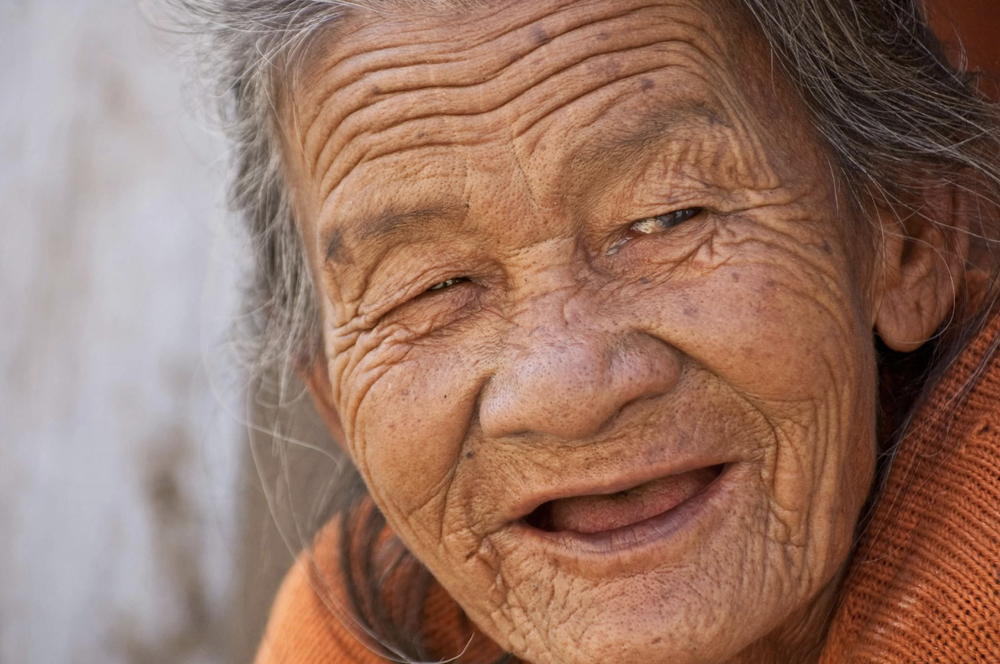
#> input picture pic/face.png, 1000 x 664 px, shrunk from 1284 x 852 before the run, found by its file name
$ python '雙邊模糊.py'
#> lines starting #> are read from the running program, lines starting #| are printed output that depends on the picture
import numpy as np
import cv2
import matplotlib.pyplot as plt

#雙邊模糊功能
'''
| 功能項目     | 說明                          |
| -------- | ------------------------------- |
| 去除雜訊   | 平滑圖像，減少顆粒感（graininess），常用於降噪處理。 |
| 保留邊緣細節 | **與一般模糊不同**，不會讓邊緣變模糊，能保持物體輪廓清晰。 |
| 適合處理人臉 | 能有效去除皮膚雜訊、光影不均，而不模糊眼睛、嘴巴等邊界區域。  |
| 可用於卡通化 | 作為「卡通濾鏡」前處理步驟，搭配邊緣偵測可製作卡通效果。    |

'''
img1 = cv2.imread('pic/face.png', -1)
#> img1 is the input picture: shape (664, 1000, 4); mean B, G, R, A 101.3, 116.9, 152.1, 255
print("影像資料型別 dtype:", img1.dtype)
#| 影像資料型別 dtype: uint8
print("影像形狀 shape:", img1.shape)
#| 影像形狀 shape: (664, 1000, 4)
#img.shape 的意思 (H, W, C)：
'''
H = 566：高度（rows）

W = 640：寬度（columns）

C = 4：通道數（channels）
'''

#通道數對應說明：
'''
| shape\[-1] 值（通道數） | 類型     | 說明                      |
| ----------------- | ------   | ----------------------- |
| 1                 | 灰階圖    | 僅有亮度資訊（黑白）              |
| 3                 | 彩色圖    | BGR 三通道（藍、綠、紅）          |
| 4                 | 彩色 + A  | BGRA 四通道，多了 Alpha「透明通道」 |

'''


# 判斷通道數：若為 4 通道（BGRA），轉為 BGR（3 通道）
if img1.shape[2] == 4:
    img1 = cv2.cvtColor(img1, cv2.COLOR_BGRA2BGR)
#> img1: shape (664, 1000, 3)

# 使用 bilateral filter（雙邊濾波）
img2 = cv2.bilateralFilter(img1.copy(), 15, 200, 200)
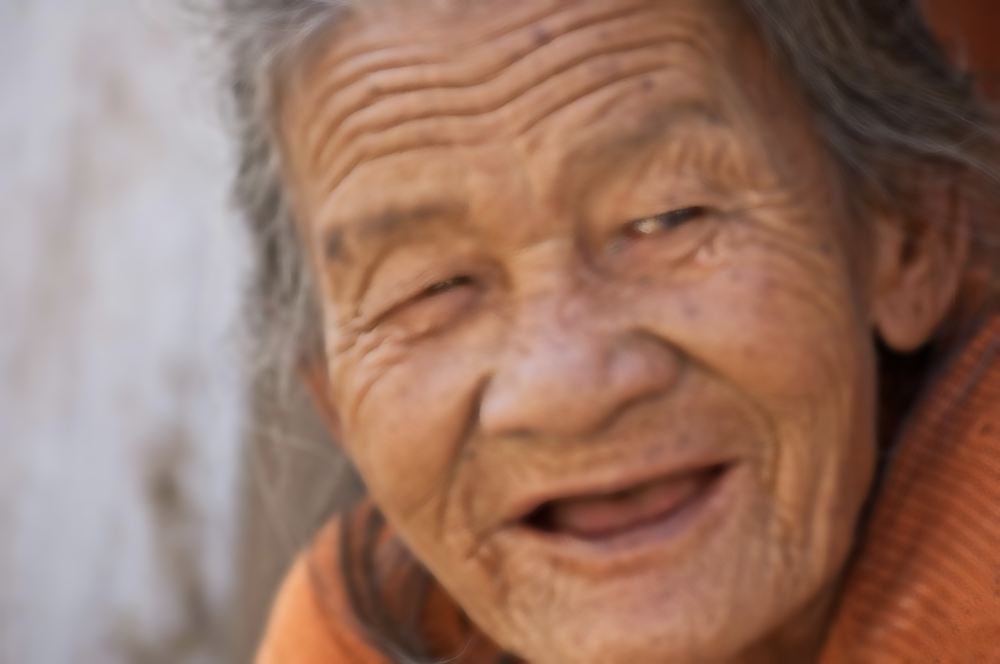
#> img2: shape (664, 1000, 3); mean B, G, R 101.4, 116.9, 152.2
'''
| 模糊程度       | 建議設定                                        |
| ---------- | ------------------------------------------- |
| 輕微模糊（保細節）   | `d=5~9, sigmaColor=20~40, sigmaSpace=10~20` |
| 中等模糊           | `d=11, sigmaColor=50, sigmaSpace=50`        |
| 強烈模糊（磨皮效果） | `d=15~21, sigmaColor=100+, sigmaSpace=100+` |

'''


'''
cv2.bilateralFilter() 只支援以下格式的圖片：

CV_8UC1（灰階，shape: (H, W)）

CV_8UC3（BGR 彩色圖，shape: (H, W, 3)）
'''


## 使用 matplotlib 顯示原圖與濾波後的圖像
images = [img1, img2]
titles = ["Original", "Bilateral Filtering"]

plt.figure(figsize=(8, 4))  # 調整大小
for i in range(2):
    plt.subplot(1, 2, i + 1)
    plt.imshow(cv2.cvtColor(images[i], cv2.COLOR_BGR2RGB))  # BGR → RGB
    plt.title(titles[i])
    plt.axis('off')

plt.tight_layout()
plt.waitforbuttonpress()  # 等待任意鍵或滑鼠點擊才關閉
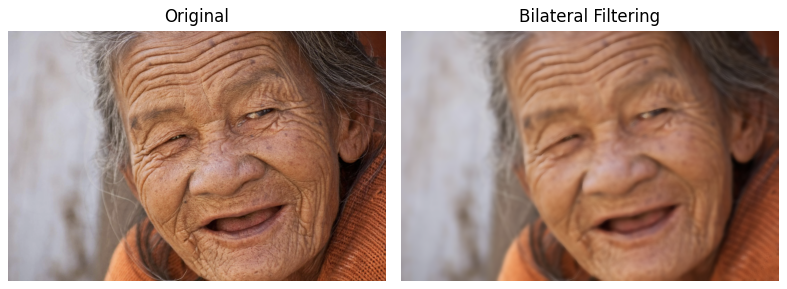
#> figure drawn by matplotlib, 2 panels

$ run again, with pic/bb.png copied over pic/face.png
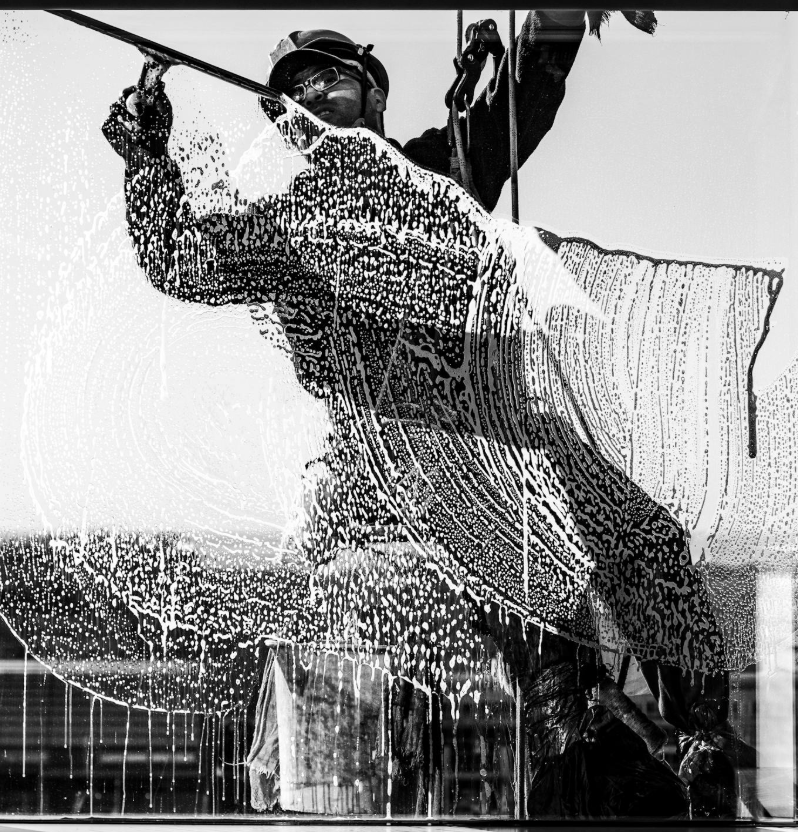
#> input picture pic/bb.png, 798 x 832 px, found by its file name
#> img1 is the input picture: shape (832, 798, 4); mean B, G, R, A 142.8, 142.8, 142.8, 255
#| 影像資料型別 dtype: uint8
#| 影像形狀 shape: (832, 798, 4)
#> img1: shape (832, 798, 3)
#> `img2 = cv2.bilateralFilter(img1.copy(), 15, 200, 200)`:
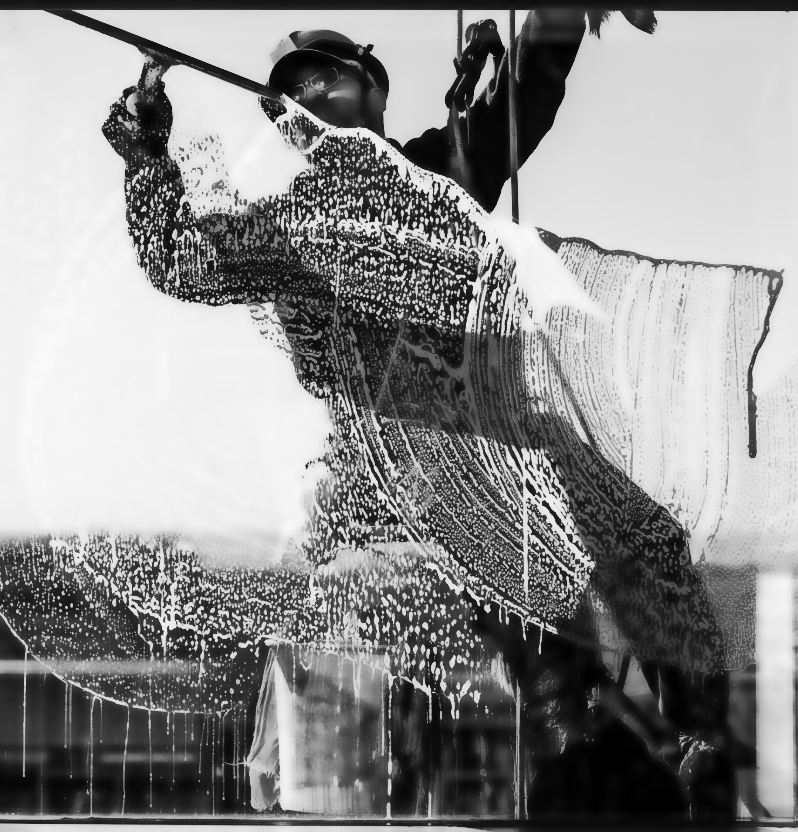
#> img2: shape (832, 798, 3); mean B, G, R 142.2, 142.2, 142.2
#> `plt.waitforbuttonpress()`:
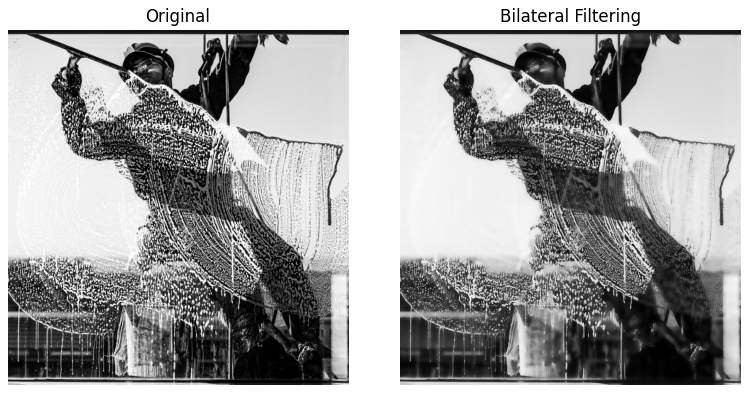
#> figure drawn by matplotlib, 2 panels
